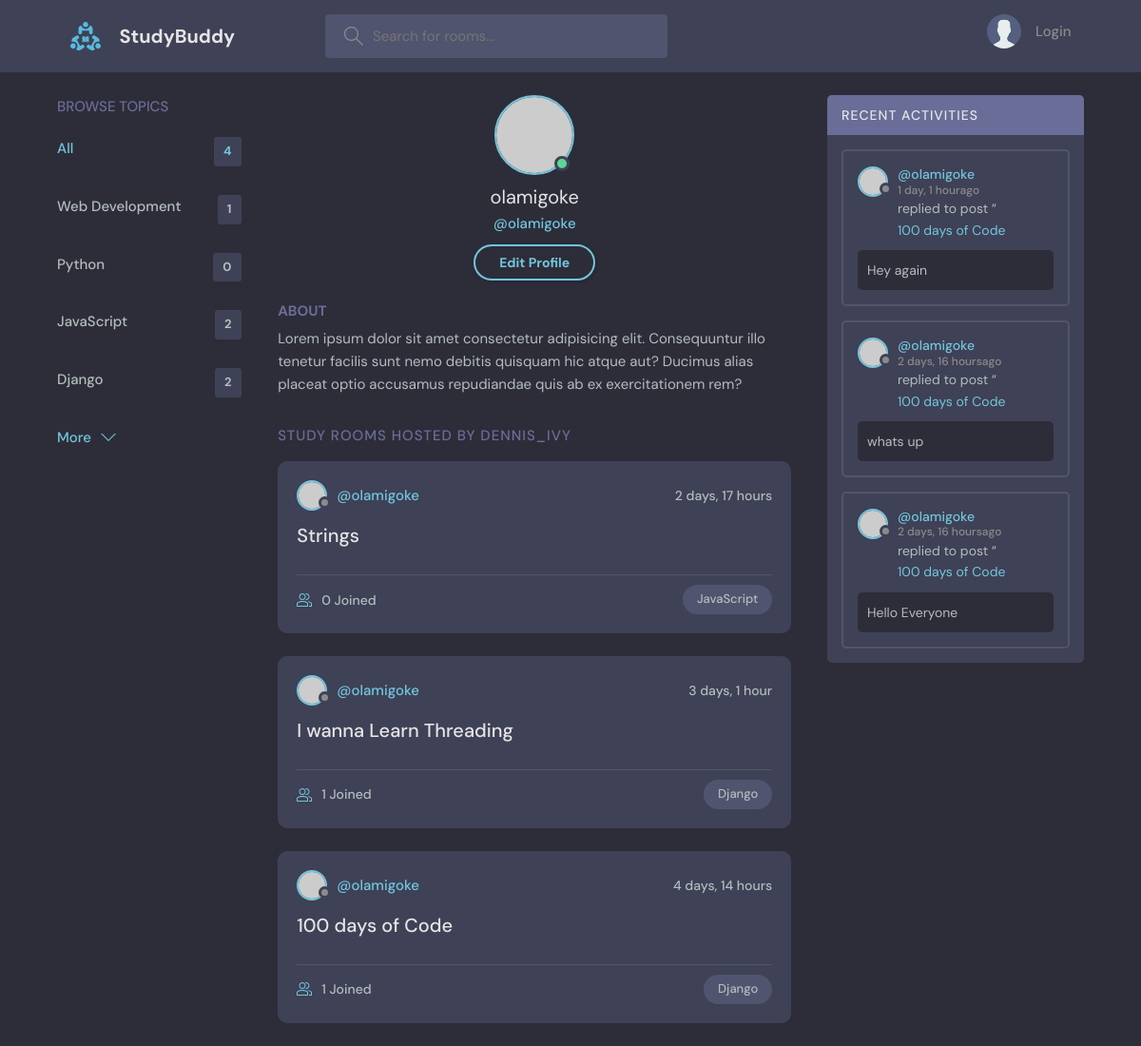
The app's page /profile/1/, older data.
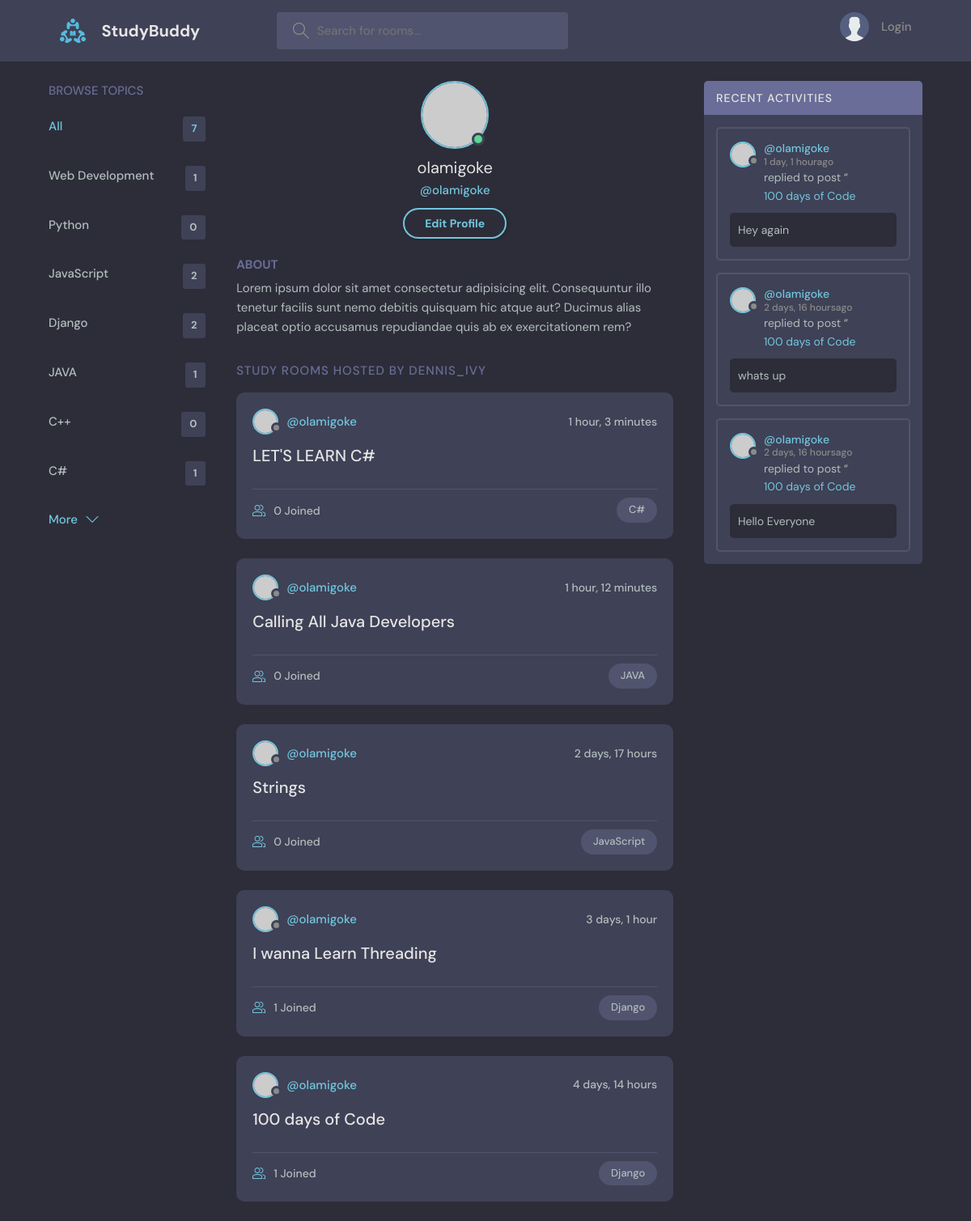
The same page, newer data.
### base/models.py (models this page shows, shortened)
class Topic(models.Model):
    name = models.CharField(max_length=200)

class Room(models.Model):
    host = models.ForeignKey(User, on_delete=models.SET_NULL, null=True)
    topic= models.ForeignKey(Topic, on_delete=models.SET_NULL, null=True)
    name = models.CharField(max_length=200)
    description = models.TextField(null=True, blank=True)
    participants = models.ManyToManyField(User, related_name='participants', blank=True)
    updated = models.DateTimeField(auto_now=True)
    created = models.DateTimeField(auto_now_add=True)
    class Meta:
        ordering = ['-updated', '-created']
    def __str__(self):
        return str(self.name)

class Message(models.Model):
    user = models.ForeignKey(User, on_delete=models.CASCADE)
    room = models.ForeignKey(Room, on_delete=models.CASCADE)
    body = models.TextField()
    updated = models.DateTimeField(auto_now=True)
    created = models.DateTimeField(auto_now_add=True)
    class Meta:
        ordering = ['-updated', '-created']

### base/views.py (the view)
# urls.py: path('profile/<str:pk>/', views.userProfile, name="user-profile"),
def userProfile(request, pk):
    user = User.objects.get(id=pk)
    rooms = user.room_set.all()
    room_messages = user.message_set.all()
    topics = Topic.objects.all()
    context = {'user':user, 'rooms':rooms, 'room_messages':room_messages,
               'topics':topics}
    return render(request, 'base/profile.html', context)

### base/templates/base/profile.html
{% extends 'main.html' %}
{% block content %}
  <main class="profile-page layout layout--3">
    <div class="container">
      {% include 'base/topics_component.html' %}
      <div class="roomList">
        <div class="profile">
          <div class="profile__avatar">
            <div class="avatar avatar--large active">
              <img src="https://randomuser.me/api/portraits/men/11.jpg" />
            </div>
          </div>
          <div class="profile__info">
            <h3>{{user.username}}</h3>
            <p>@{{user.username}}</p>
            <a href="edit-user.html" class="btn btn--main btn--pill">Edit Profile</a>
          </div>
          <div class="profile__about">
            <h3>About</h3>
            <p>
              Lorem ipsum dolor sit amet consectetur adipisicing elit. Consequuntur illo tenetur
              facilis sunt nemo debitis quisquam hic atque aut? Ducimus alias placeat optio
              accusamus repudiandae quis ab ex exercitationem rem?
            </p>
          </div>
        </div>
        <div class="roomList__header">
          <div>
            <h2>Study Rooms Hosted by dennis_ivy</a>
            </h2>
          </div>
        </div>
        {% include 'base/feed_component.html' %}
      </div>
      {% include 'base/activity_component.html' %}
    </div>
  </main>
{% endblock %}

### templates/main.html (shortened to what this page needs)
<!DOCTYPE html>
{% load static%}
<html lang="en">
  <head>
    <link rel="stylesheet" href="{% static 'styles/style.css' %}" />
  </head>
  <body>
    {% include 'navbar.html' %}
    {% block content %}
    {% endblock %}
  </body>
</html>

### templates/navbar.html (shortened to what this page needs)
{% load static %}
<header class="header header--loggedIn">
    <div class="container">
      <a href="{% url 'home' %}" class="header__logo">
        <img src="{% static 'images/logo.svg' %}" />
        <h1>StudyBuddy</h1>
      </a>
      <form class="header__search" method="GET" action="{% url 'home' %}">
        <label>
          <input name="q" placeholder="Search for rooms..." />
        </label>
      </form>
      <nav class="header__menu">
        {% if request.user.is_authenticated %}
        <div class="header__user">
          <a href="profile.html">
            <div class="avatar avatar--medium active">
              <img src="https://randomuser.me/api/portraits/men/37.jpg" />
            </div>
            <p>{{request.user.username}}<span>@{{request.user.username}}</span></p>
          </a>
          <button class="dropdown-button">
            <svg version="1.1" xmlns="http://www.w3.org/2000/svg" width="32" height="32" viewBox="0 0 32 32">
              <title>chevron-down</title>
              <path d="M16 21l-13-13h-3l16 16 16-16h-3l-13 13z"></path>
            </svg>
          </button>
        </div>
        {% else %}
        <a href="{% url 'login' %}">
          <img src="{% static 'images/avatar.svg' %} " />
          <p>Login</p>
        </a>
        {% endif %}
      </nav>
    </div>
  </header>

### base/templates/base/topics_component.html
<div class="topics">
    <div class="topics__header">
      <h2>Browse Topics</h2>
    </div>
    <ul class="topics__list">
      <li>
        <a href="{% url 'home' %}" class="active">All <span>{{topics.count}}</span></a>
      </li>
      {% for topic in topics  %}
      <li>
        <a href="{% url 'home' %}?q={{topic.name}}">{{topic.name}}<span>{{topic.room_set.all.count}}</span></a>
      </li>
      {% endfor %}
    </ul>
    <a class="btn btn--link" href="topics.html">
      More
      <svg version="1.1" xmlns="http://www.w3.org/2000/svg" width="32" height="32" viewBox="0 0 32 32">
        <title>chevron-down</title>
        <path d="M16 21l-13-13h-3l16 16 16-16h-3l-13 13z"></path>
      </svg>
    </a>
  </div>

### base/templates/base/feed_component.html (shortened to what this page needs)
{% for room in rooms%}
<div class="roomListRoom">
    <div class="roomListRoom__header">
      <a href="{% url 'user-profile' room.host.id %}" class="roomListRoom__author">
        <div class="avatar avatar--small">
          <img src="https://randomuser.me/api/portraits/women/11.jpg" />
        </div>
        <span>@{{room.host.username}}</span>
      </a>
      <div class="roomListRoom__actions">
        <span>{{room.created|timesince}}</span>
      </div>
    </div>
    <div class="roomListRoom__content">
      <a href="{% url 'room' room.id %}">{{room.name}}</a>
    </div>
    <div class="roomListRoom__meta">
      <a href="{% url 'room' room.id %}" class="roomListRoom__joined">
        {{room.participants.all.count}} Joined
      </a>
      <p class="roomListRoom__topic">{{room.topic.name}}</p>
    </div>
  </div>
{% endfor %}

### base/templates/base/activity_component.html (shortened to what this page needs)
<div class="activities">
    <div class="activities__header">
      <h2>Recent Activities</h2>
    </div>
    {% for message in room_messages %}
    <div class="activities__box">
      <div class="activities__boxHeader roomListRoom__header">
        <a href="{% url 'user-profile' message.user.id %}" class="roomListRoom__author">
          <div class="avatar avatar--small">
            <img src="https://randomuser.me/api/portraits/women/11.jpg" />
          </div>
          <p>
            @{{message.user}}
            <span>{{message.created|timesince}}ago</span>
          </p>
        </a>
      </div>
      <div class="activities__boxContent">
        <p>replied to post “<a href="{% url 'room' message.room.id %}">{{message.room}}</a></p>
        <div class="activities__boxRoomContent">
          {{message.body}}
        </div>
      </div>
    </div>
    {% endfor %}
  </div>

Row changes from the older to the newer data that the page shows:
added Topic: name "JAVA", room_set.all.count "1"
added Topic: name "C++", room_set.all.count "0"
added Topic: name "C#", room_set.all.count "1"
added Room: host.username "olamigoke", created "1 hour, 3 minutes", name "LET'S LEARN C#", participants.all.count "0", topic.name "C#"
added Room: host.username "olamigoke", created "1 hour, 12 minutes", name "Calling All Java Developers", participants.all.count "0", topic.name "JAVA"
Text that changed along with them:
{{ topics.count }}: "4" → "7"
